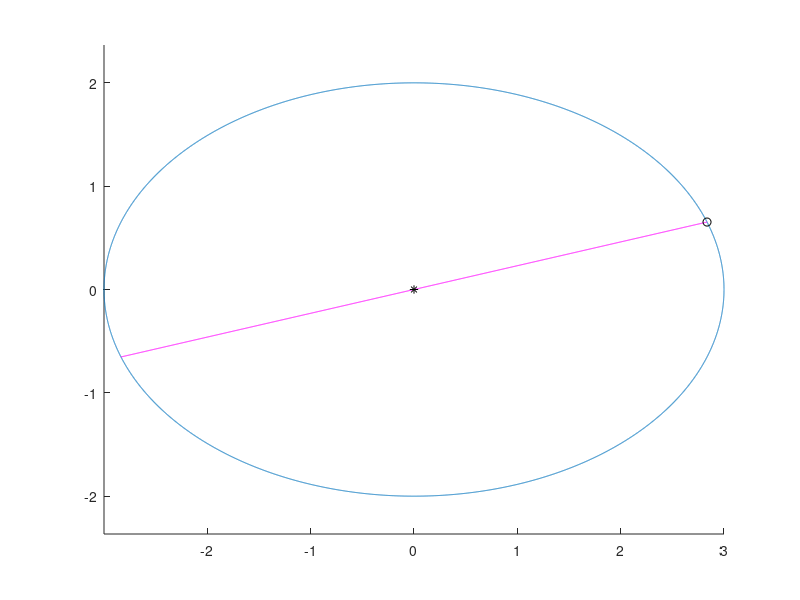

MATLAB code to generate this figure:
clear all
close all

a=3;
b=2;

x0=0;
y0=0;

t=[0:5*10^(-4):2*pi];
x=x0+a*cos(t);
y=y0+b*sin(t);

figure
hold on
axis equal
plot(x,y)

xb=x(666);
yb=y(666);

lamda=[-1:5*10^(-4):1];
xe=x0+lamda*(xb-x0);
ye=y0+lamda*(yb-y0);

plot(xe,ye,'m')
plot(x0,y0,'k*')
plot(xb,yb,'ko')